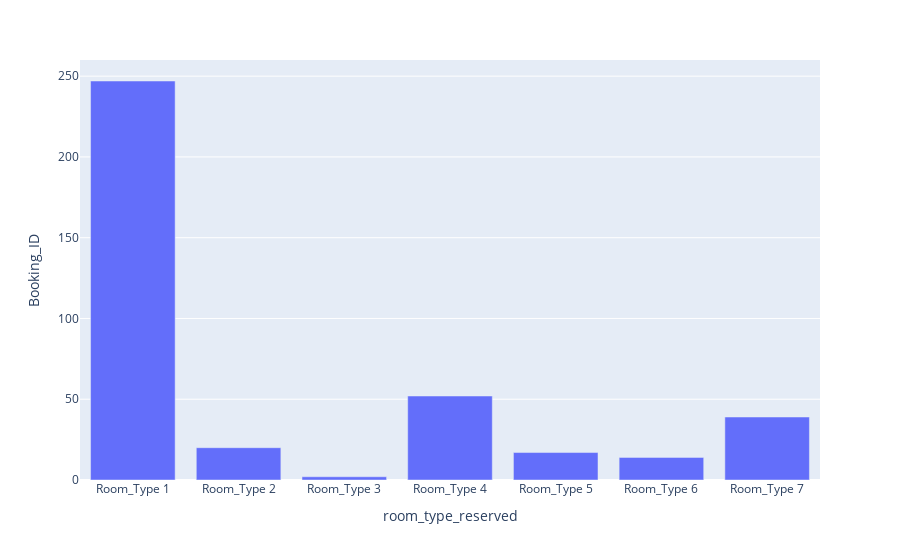

The code cell stored with this chart in its notebook:
### Code cell
complementary = df.query("market_segment_type == 'Complementary'").groupby('room_type_reserved')['Booking_ID'].count().reset_index()
fig = px.bar(complementary, x='room_type_reserved', y='Booking_ID')
fig.show()

### Figure 1 — Plotly figure (JSON) as saved in the notebook; plotly's stock layout.template omitted (floating-point values rounded to 4 significant figures)
{"data": [{"hovertemplate": "room_type_reserved=%{x}<br>Booking_ID=%{y}<extra></extra>", "legendgroup": "", "marker": {"color": "#636efa", "pattern": {"shape": ""}}, "name": "", "orientation": "v", "showlegend": false, "textposition": "auto", "type": "bar", "x": ["Room_Type 1", "Room_Type 2", "Room_Type 3", "Room_Type 4", "Room_Type 5", "Room_Type 6", "Room_Type 7"], "xaxis": "x", "y": [247, 20, 2, 52, 17, 14, 39], "yaxis": "y"}], "layout": {"barmode": "relative", "legend": {"tracegroupgap": 0}, "margin": {"t": 60}, "xaxis": {"anchor": "y", "domain": [0, 1], "title": {"text": "room_type_reserved"}}, "yaxis": {"anchor": "x", "domain": [0, 1], "title": {"text": "Booking_ID"}}}}
